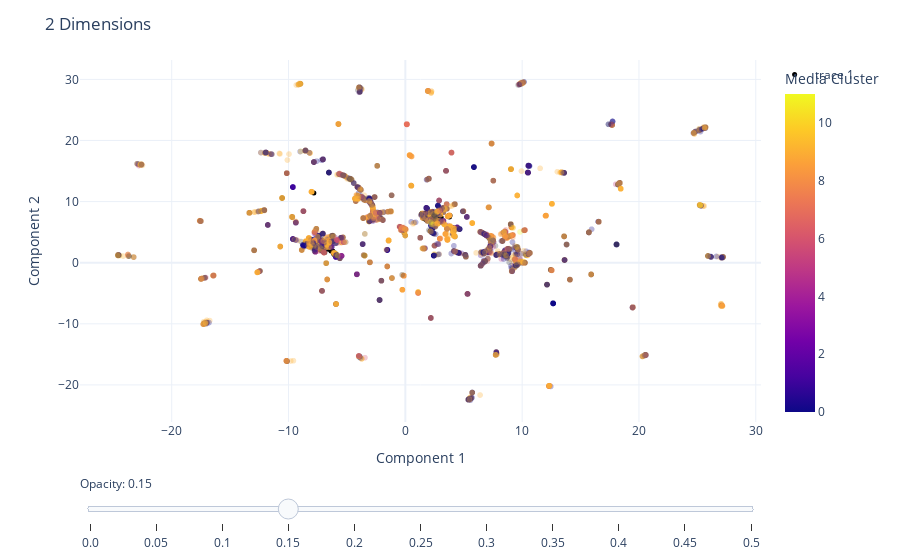

Here is the notebook cell this chart was saved with:
### Code cell
# Plot the training points
fig = px.scatter(
    data_frame = train_2d,
    x = "Component 1",
    y = "Component 2", # Change components to visualize each of the 30 dimensions
    color = "Media Cluster",
    hover_data = ["taxon_id", "Target", "KMeans Cluster"],
    opacity = 0.3
) 

# Add the test points as a scatter trace
fig.add_trace(
    go.Scatter(
        x=test_2d["Component 1"],  # x coordinates
        y=test_2d["Component 2"],  # y coordinates
        mode='markers',
        marker=dict(
            color='black',  
            size=5,  
            opacity=1.0 
        ),
        text=test_2d["taxon_id"]  # marker hover text
    )
)

# Opacity slider
steps = []
for i in range(11):  # 0 to 1 in steps of 0.1
    step = dict(
        method="restyle",
        args=[{"marker.opacity": [i/20]}, [0]],  # Adjust opacity of the first trace only
        label=str(i/20)
    )
    steps.append(step)
sliders = [dict(
    active=3,  # initial value corresponding to opacity=0.3
    currentvalue={"prefix": "Opacity: "},
    pad={"t": 50},
    steps=steps
)]

fig.update_layout(
    sliders=sliders,
    title="2 Dimensions",
    template="plotly_white",
)

fig.show()

### Figure 1 — Plotly figure (JSON) as saved in the notebook; plotly's stock layout.template omitted (floating-point values rounded to 4 significant figures; data arrays with more than 128 entries replaced by an {"elided": "..."} marker saying what was removed)
{"data": [{"customdata": {"elided": "8464x3 mixed values"}, "hovertemplate": "Component 1=%{x}<br>Component 2=%{y}<br>taxon_id=%{customdata[0]}<br>Target=%{customdata[1]}<br>KMeans Cluster=%{customdata[2]}<br>Media Cluster=%{marker.color}<extra></extra>", "legendgroup": "", "marker": {"color": {"elided": "8464 int values"}, "coloraxis": "coloraxis", "opacity": 0.3, "symbol": "circle"}, "mode": "markers", "name": "", "showlegend": false, "type": "scattergl", "x": {"elided": "8464 float values"}, "xaxis": "x", "y": {"elided": "8464 float values"}, "yaxis": "y"}, {"marker": {"color": "black", "opacity": 1, "size": 5}, "mode": "markers", "text": {"elided": "247 str values"}, "type": "scatter", "x": {"elided": "247 float values"}, "y": {"elided": "247 float values"}}], "layout": {"coloraxis": {"colorbar": {"title": {"text": "Media Cluster"}}, "colorscale": [[0, "#0d0887"], [0.1111, "#46039f"], [0.2222, "#7201a8"], [0.3333, "#9c179e"], [0.4444, "#bd3786"], [0.5556, "#d8576b"], [0.6667, "#ed7953"], [0.7778, "#fb9f3a"], [0.8889, "#fdca26"], [1, "#f0f921"]]}, "legend": {"tracegroupgap": 0}, "margin": {"t": 60}, "sliders": [{"active": 3, "currentvalue": {"prefix": "Opacity: "}, "pad": {"t": 50}, "steps": [{"args": [{"marker.opacity": [0]}, [0]], "label": "0.0", "method": "restyle"}, {"args": [{"marker.opacity": [0.05]}, [0]], "label": "0.05", "method": "restyle"}, {"args": [{"marker.opacity": [0.1]}, [0]], "label": "0.1", "method": "restyle"}, {"args": [{"marker.opacity": [0.15]}, [0]], "label": "0.15", "method": "restyle"}, {"args": [{"marker.opacity": [0.2]}, [0]], "label": "0.2", "method": "restyle"}, {"args": [{"marker.opacity": [0.25]}, [0]], "label": "0.25", "method": "restyle"}, {"args": [{"marker.opacity": [0.3]}, [0]], "label": "0.3", "method": "restyle"}, {"args": [{"marker.opacity": [0.35]}, [0]], "label": "0.35", "method": "restyle"}, {"args": [{"marker.opacity": [0.4]}, [0]], "label": "0.4", "method": "restyle"}, {"args": [{"marker.opacity": [0.45]}, [0]], "label": "0.45", "method": "restyle"}, {"args": [{"marker.opacity": [0.5]}, [0]], "label": "0.5", "method": "restyle"}]}], "title": {"text": "2 Dimensions"}, "xaxis": {"anchor": "y", "domain": [0, 1], "title": {"text": "Component 1"}}, "yaxis": {"anchor": "x", "domain": [0, 1], "title": {"text": "Component 2"}}}}
